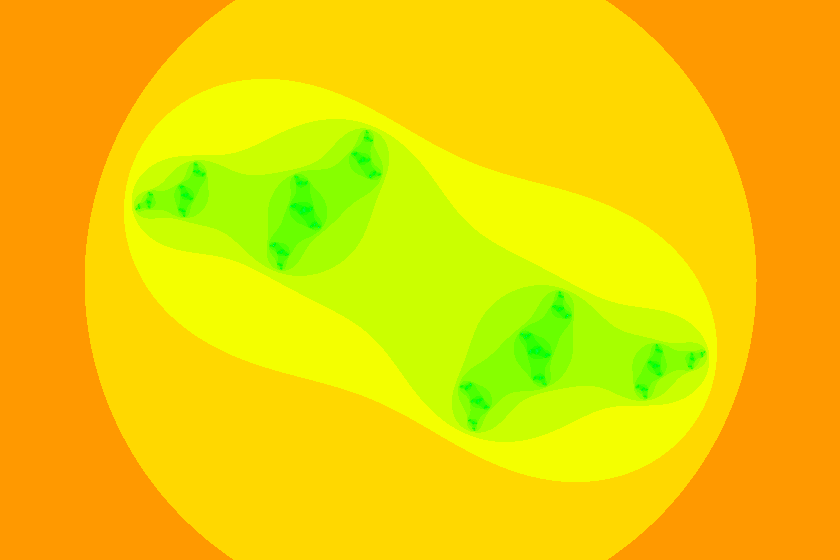
Frame 1 (no input)
Frame 60 (the mouse pressed at the canvas centre just before this capture): identical to frame 1, image omitted
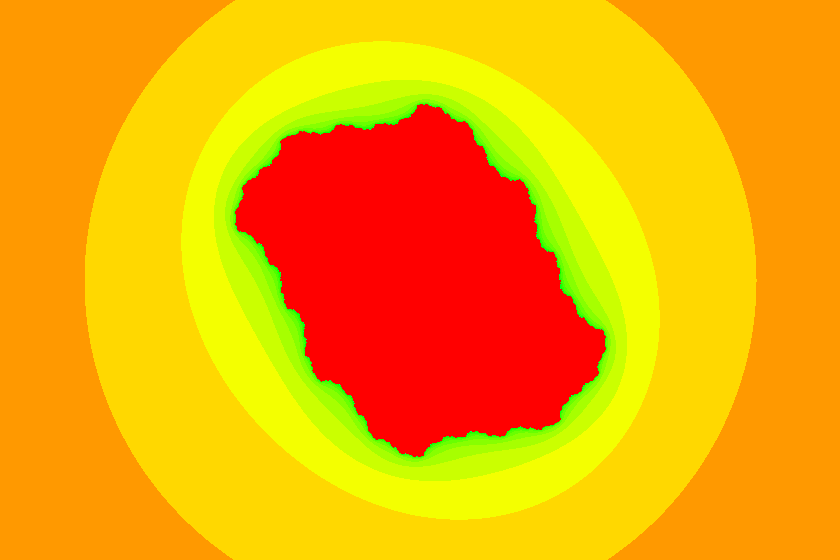
Frame 120 (the mouse held since frame 60 and released just before this capture)

The Processing sketch that drew these frames (run headless with seeded random() and noise(); from frame 60 on, the mouse is pressed at the canvas centre):

// Processing sketch: Julia_Set
// ── Julia_Set.pde
PVector angle = new PVector(0, 0);
float zoom = 5;
int maxiterations = 100;

void setup() {
  size(840, 560);
  colorMode(HSB, 1);
}

void draw() {
  
  PVector C = calculateFromMouse();
  //PVector C = calculateFromTime();

  background(255);
  
  float w = zoom;
  PVector size = new PVector(w, (w * height) / width);
  PVector min = new PVector(-size.x * 0.5f, -size.y * 0.5f);
  PVector max = new PVector(min.x + size.x, min.y + size.y);
  PVector D = new PVector(
    (max.x - min.x) / (width),
    (max.y - min.y) / (height)
  );

  loadPixels();
  
  float y = min.y;
  for (int j = 0; j < height; j++) {
    float x = min.x;
    for (int i = 0; i < width; i++) {

      // As we iterate z = z^2 + cm does z tend towards infinity?
      float a = x;
      float b = y;
      int n = 0;
      while (n++ < maxiterations) {
        float aa = a * a;
        float bb = b * b;

        if (aa + bb > 4.0) break;
        
        float twoab = 2.0 * a * b;
        a = aa - bb + C.x;
        b = twoab + C.y;
      }

      if (n == maxiterations) {
        pixels[i + j * width] = color(0);
      } else {
        float hu = sqrt(float(n) / maxiterations);
        pixels[i + j * width] = color(hu, 255, 150);
      }
      x += D.x;
    }
    y += D.y;
  }
  updatePixels();
}

PVector calculateFromMouse() {
   angle.x += 0.001;
   angle.y += 0.01;
   float ca = map(mouseX, 0, width, -1, 1);
   float cb = map(mouseY, 0, width, -1, 1);
   return new PVector(ca, cb);
}

PVector calculateFromTime() {
   angle.x += 0.001;
   angle.y += 0.01;
   float ca = sin(angle.x);
   float cb = sin(angle.y);
   return new PVector(ca, cb);
}

void mouseWheel(MouseEvent event) {
  float e = event.getCount();
  zoom += e * 0.1f;
}
